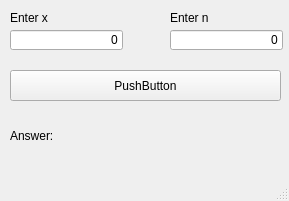
<?xml version="1.0" encoding="UTF-8"?>
<ui version="4.0">
 <class>MainWindow</class>
 <widget class="QMainWindow" name="MainWindow">
  <property name="geometry">
   <rect>
    <x>0</x>
    <y>0</y>
    <width>289</width>
    <height>201</height>
   </rect>
  </property>
  <property name="windowTitle">
   <string>MainWindow</string>
  </property>
  <widget class="QWidget" name="centralwidget">
   <widget class="QPushButton" name="pushButton">
    <property name="geometry">
     <rect>
      <x>10</x>
      <y>70</y>
      <width>271</width>
      <height>31</height>
     </rect>
    </property>
    <property name="text">
     <string>PushButton</string>
    </property>
   </widget>
   <widget class="QLineEdit" name="enter_1">
    <property name="geometry">
     <rect>
      <x>10</x>
      <y>30</y>
      <width>113</width>
      <height>20</height>
     </rect>
    </property>
    <property name="layoutDirection">
     <enum>Qt::LeftToRight</enum>
    </property>
    <property name="text">
     <string>0</string>
    </property>
    <property name="alignment">
     <set>Qt::AlignRight|Qt::AlignTrailing|Qt::AlignVCenter</set>
    </property>
   </widget>
   <widget class="QLineEdit" name="enter_2">
    <property name="geometry">
     <rect>
      <x>170</x>
      <y>30</y>
      <width>113</width>
      <height>20</height>
     </rect>
    </property>
    <property name="text">
     <string>0</string>
    </property>
    <property name="alignment">
     <set>Qt::AlignRight|Qt::AlignTrailing|Qt::AlignVCenter</set>
    </property>
   </widget>
   <widget class="QLabel" name="label">
    <property name="geometry">
     <rect>
      <x>10</x>
      <y>10</y>
      <width>101</width>
      <height>16</height>
     </rect>
    </property>
    <property name="text">
     <string>Enter x</string>
    </property>
   </widget>
   <widget class="QLabel" name="label_2">
    <property name="geometry">
     <rect>
      <x>170</x>
      <y>10</y>
      <width>101</width>
      <height>16</height>
     </rect>
    </property>
    <property name="text">
     <string>Enter n</string>
    </property>
   </widget>
   <widget class="QLabel" name="answer">
    <property name="geometry">
     <rect>
      <x>10</x>
      <y>110</y>
      <width>271</width>
      <height>51</height>
     </rect>
    </property>
    <property name="text">
     <string>Answer:</string>
    </property>
   </widget>
  </widget>
  <widget class="QMenuBar" name="menubar">
   <property name="geometry">
    <rect>
     <x>0</x>
     <y>0</y>
     <width>289</width>
     <height>18</height>
    </rect>
   </property>
  </widget>
  <widget class="QStatusBar" name="statusbar"/>
 </widget>
 <resources/>
 <connections/>
</ui>
